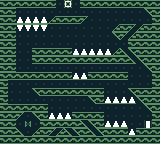

This is a level from a 2D game, rendered from its Tiled map with the project's own tilesets. A one-line summary and the complete map file follow:
An orthogonal 20x18 tile map with 8x8 px tiles, 1 tile layer (Calque de Tile 1).

<map version="1.0" tiledversion="2017.08.29" orientation="orthogonal" renderorder="right-down" width="20" height="18" tilewidth="8" tileheight="8" infinite="0" nextobjectid="1">
 <tileset firstgid="1" source="game.tsx" />
 <layer name="Calque de Tile 1" width="20" height="18">
  <data encoding="csv">
2,2,2,2,2,2,2,1,6,1,2,2,2,2,2,2,2,2,2,2,
2,2,1,1,1,1,1,1,1,1,1,1,1,1,1,1,1,1,25,2,
2,2,5,5,5,5,28,2,2,2,26,1,1,1,1,1,1,1,1,2,
2,2,24,24,24,24,1,1,1,1,1,1,1,1,28,2,26,28,2,2,
2,2,1,1,1,1,1,1,1,1,1,1,1,1,25,26,28,2,2,2,
2,2,1,1,1,1,1,1,1,1,1,1,1,1,1,1,2,2,2,2,
2,2,1,1,2,2,2,2,2,5,5,5,5,5,28,27,25,2,2,2,
2,2,1,1,2,2,2,2,2,2,2,2,2,2,2,2,27,25,2,2,
2,2,1,1,1,1,1,1,1,1,1,1,1,1,1,1,1,1,25,2,
2,2,2,2,2,2,2,2,2,5,5,2,2,2,2,2,1,1,1,2,
2,1,1,1,1,1,1,1,1,1,1,1,1,1,1,1,1,1,1,2,
2,1,1,1,25,2,2,2,2,2,2,2,2,1,1,1,25,2,2,2,
2,1,1,1,1,1,1,1,1,1,1,25,2,5,5,5,5,25,2,2,
2,2,2,2,2,2,1,1,1,1,1,1,1,1,1,1,1,1,25,2,
2,2,26,1,25,2,5,5,5,2,2,2,2,1,1,1,1,1,1,2,
2,2,1,3,1,2,2,2,2,2,27,25,2,5,5,5,1,1,7,2,
2,2,27,1,28,2,26,28,27,25,2,27,25,2,2,2,5,2,2,2,
2,2,2,2,2,2,2,2,2,2,2,2,2,2,2,2,2,2,2,2
</data>
 </layer>
</map>
